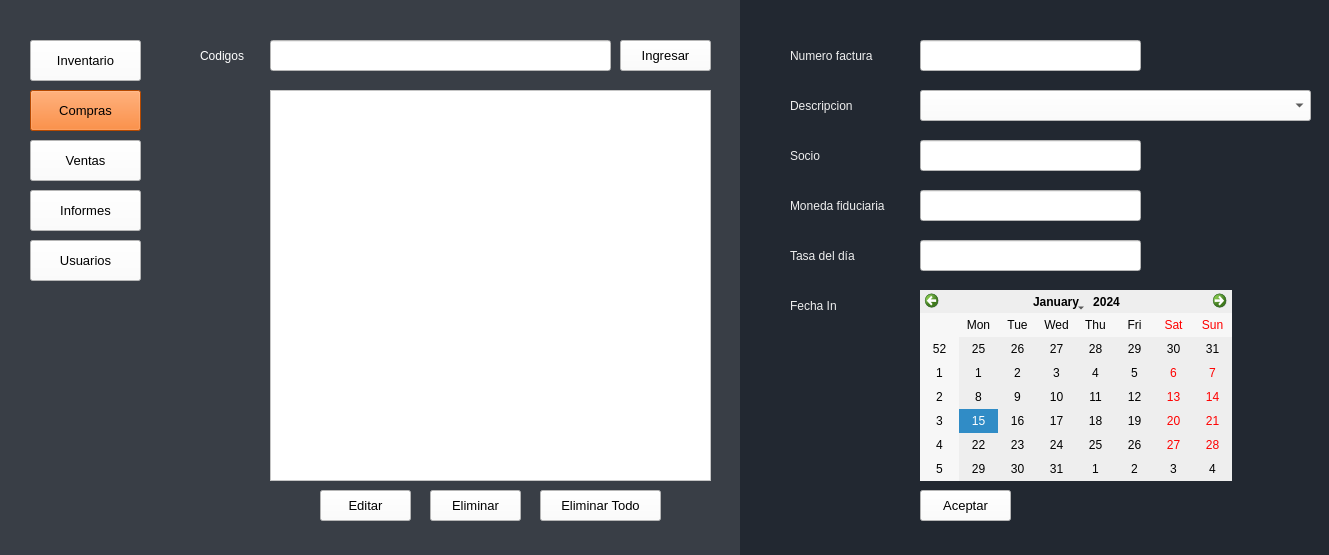
<?xml version="1.0" encoding="UTF-8"?>
<ui version="4.0">
 <class>Compras</class>
 <widget class="QMainWindow" name="Compras">
  <property name="geometry">
   <rect>
    <x>0</x>
    <y>0</y>
    <width>1329</width>
    <height>555</height>
   </rect>
  </property>
  <property name="acceptDrops">
   <bool>false</bool>
  </property>
  <property name="windowTitle">
   <string>Compras</string>
  </property>
  <property name="styleSheet">
   <string notr="true">background-color: rgb(255, 255, 255);</string>
  </property>
  <widget class="QWidget" name="centralwidget">
   <widget class="QLabel" name="label_8">
    <property name="geometry">
     <rect>
      <x>790</x>
      <y>190</y>
      <width>121</width>
      <height>31</height>
     </rect>
    </property>
    <property name="font">
     <font>
      <family>Arial</family>
      <pointsize>9</pointsize>
      <weight>50</weight>
      <bold>false</bold>
     </font>
    </property>
    <property name="styleSheet">
     <string notr="true">background-color: rgb(34, 40, 49);
color: rgb(238, 238, 238);</string>
    </property>
    <property name="text">
     <string>Moneda fiduciaria</string>
    </property>
   </widget>
   <widget class="QLineEdit" name="lineEditCodigos">
    <property name="geometry">
     <rect>
      <x>270</x>
      <y>40</y>
      <width>341</width>
      <height>31</height>
     </rect>
    </property>
    <property name="font">
     <font>
      <family>Arial</family>
      <pointsize>10</pointsize>
      <weight>50</weight>
      <bold>false</bold>
     </font>
    </property>
    <property name="styleSheet">
     <string notr="true">background-color: rgb(255, 255, 255);</string>
    </property>
    <property name="text">
     <string/>
    </property>
   </widget>
   <widget class="QPushButton" name="botonEditar">
    <property name="geometry">
     <rect>
      <x>320</x>
      <y>490</y>
      <width>91</width>
      <height>31</height>
     </rect>
    </property>
    <property name="font">
     <font>
      <family>Arial</family>
      <pointsize>10</pointsize>
      <weight>50</weight>
      <bold>false</bold>
     </font>
    </property>
    <property name="styleSheet">
     <string notr="true">background-color: rgb(255, 255, 255);</string>
    </property>
    <property name="text">
     <string>Editar</string>
    </property>
   </widget>
   <widget class="QLabel" name="label_7">
    <property name="geometry">
     <rect>
      <x>790</x>
      <y>290</y>
      <width>81</width>
      <height>31</height>
     </rect>
    </property>
    <property name="font">
     <font>
      <family>Arial</family>
      <pointsize>9</pointsize>
      <weight>50</weight>
      <bold>false</bold>
     </font>
    </property>
    <property name="styleSheet">
     <string notr="true">background-color: rgb(34, 40, 49);
color: rgb(238, 238, 238);</string>
    </property>
    <property name="text">
     <string>Fecha In</string>
    </property>
   </widget>
   <widget class="QLabel" name="label_4">
    <property name="geometry">
     <rect>
      <x>790</x>
      <y>90</y>
      <width>91</width>
      <height>31</height>
     </rect>
    </property>
    <property name="font">
     <font>
      <family>Arial</family>
      <pointsize>9</pointsize>
      <weight>50</weight>
      <bold>false</bold>
     </font>
    </property>
    <property name="styleSheet">
     <string notr="true">background-color: rgb(34, 40, 49);
color: rgb(238, 238, 238);</string>
    </property>
    <property name="text">
     <string>Descripcion</string>
    </property>
   </widget>
   <widget class="QLabel" name="label_3">
    <property name="geometry">
     <rect>
      <x>200</x>
      <y>40</y>
      <width>61</width>
      <height>31</height>
     </rect>
    </property>
    <property name="font">
     <font>
      <family>Arial</family>
      <pointsize>9</pointsize>
      <weight>50</weight>
      <bold>false</bold>
     </font>
    </property>
    <property name="styleSheet">
     <string notr="true">background-color: rgb(57, 62, 70);
color: rgb(255, 255, 255);</string>
    </property>
    <property name="text">
     <string>Codigos</string>
    </property>
   </widget>
   <widget class="QComboBox" name="comboBoxDescripcion">
    <property name="geometry">
     <rect>
      <x>920</x>
      <y>90</y>
      <width>391</width>
      <height>31</height>
     </rect>
    </property>
    <property name="font">
     <font>
      <family>Arial</family>
      <pointsize>10</pointsize>
      <weight>50</weight>
      <bold>false</bold>
     </font>
    </property>
    <property name="styleSheet">
     <string notr="true">background-color: rgb(255, 255, 255);</string>
    </property>
   </widget>
   <widget class="QLineEdit" name="lineEditSocio">
    <property name="geometry">
     <rect>
      <x>920</x>
      <y>140</y>
      <width>221</width>
      <height>31</height>
     </rect>
    </property>
    <property name="font">
     <font>
      <family>Arial</family>
      <pointsize>10</pointsize>
      <weight>50</weight>
      <bold>false</bold>
     </font>
    </property>
    <property name="styleSheet">
     <string notr="true">background-color: rgb(255, 255, 255);</string>
    </property>
    <property name="text">
     <string/>
    </property>
   </widget>
   <widget class="QPushButton" name="Usuarios">
    <property name="geometry">
     <rect>
      <x>30</x>
      <y>240</y>
      <width>111</width>
      <height>41</height>
     </rect>
    </property>
    <property name="font">
     <font>
      <family>Arial</family>
      <pointsize>10</pointsize>
      <weight>50</weight>
      <bold>false</bold>
     </font>
    </property>
    <property name="styleSheet">
     <string notr="true">background-color: rgb(255, 255, 255);</string>
    </property>
    <property name="text">
     <string>Usuarios</string>
    </property>
   </widget>
   <widget class="QPushButton" name="botonEliminarTodo">
    <property name="geometry">
     <rect>
      <x>540</x>
      <y>490</y>
      <width>121</width>
      <height>31</height>
     </rect>
    </property>
    <property name="font">
     <font>
      <family>Arial</family>
      <pointsize>10</pointsize>
      <weight>50</weight>
      <bold>false</bold>
     </font>
    </property>
    <property name="styleSheet">
     <string notr="true">background-color: rgb(255, 255, 255);</string>
    </property>
    <property name="text">
     <string>Eliminar Todo</string>
    </property>
   </widget>
   <widget class="QCalendarWidget" name="calendarWidget">
    <property name="geometry">
     <rect>
      <x>920</x>
      <y>290</y>
      <width>312</width>
      <height>191</height>
     </rect>
    </property>
    <property name="styleSheet">
     <string notr="true">background-color: rgb(238, 238, 238);
color: rgb(0, 0, 0);</string>
    </property>
   </widget>
   <widget class="QListWidget" name="listWidget">
    <property name="geometry">
     <rect>
      <x>270</x>
      <y>90</y>
      <width>441</width>
      <height>391</height>
     </rect>
    </property>
    <property name="font">
     <font>
      <family>Arial</family>
      <pointsize>10</pointsize>
      <weight>50</weight>
      <bold>false</bold>
     </font>
    </property>
    <property name="styleSheet">
     <string notr="true">background-color: rgb(255, 255, 255);</string>
    </property>
   </widget>
   <widget class="QLineEdit" name="lineEditFactura">
    <property name="geometry">
     <rect>
      <x>920</x>
      <y>40</y>
      <width>221</width>
      <height>31</height>
     </rect>
    </property>
    <property name="font">
     <font>
      <family>Arial</family>
      <pointsize>10</pointsize>
      <weight>50</weight>
      <bold>false</bold>
     </font>
    </property>
    <property name="styleSheet">
     <string notr="true">background-color: rgb(255, 255, 255);</string>
    </property>
    <property name="text">
     <string/>
    </property>
   </widget>
   <widget class="QPushButton" name="botonAceptar">
    <property name="geometry">
     <rect>
      <x>920</x>
      <y>490</y>
      <width>91</width>
      <height>31</height>
     </rect>
    </property>
    <property name="font">
     <font>
      <family>Arial</family>
      <pointsize>10</pointsize>
      <weight>50</weight>
      <bold>false</bold>
     </font>
    </property>
    <property name="styleSheet">
     <string notr="true">background-color: rgb(255, 255, 255);</string>
    </property>
    <property name="text">
     <string>Aceptar</string>
    </property>
   </widget>
   <widget class="QPushButton" name="botonEliminar">
    <property name="geometry">
     <rect>
      <x>430</x>
      <y>490</y>
      <width>91</width>
      <height>31</height>
     </rect>
    </property>
    <property name="font">
     <font>
      <family>Arial</family>
      <pointsize>10</pointsize>
      <weight>50</weight>
      <bold>false</bold>
     </font>
    </property>
    <property name="styleSheet">
     <string notr="true">background-color: rgb(255, 255, 255);</string>
    </property>
    <property name="text">
     <string>Eliminar</string>
    </property>
   </widget>
   <widget class="QPushButton" name="botonVentas">
    <property name="geometry">
     <rect>
      <x>30</x>
      <y>140</y>
      <width>111</width>
      <height>41</height>
     </rect>
    </property>
    <property name="font">
     <font>
      <family>Arial</family>
      <pointsize>10</pointsize>
      <weight>50</weight>
      <bold>false</bold>
     </font>
    </property>
    <property name="styleSheet">
     <string notr="true">background-color: rgb(255, 255, 255);</string>
    </property>
    <property name="text">
     <string>Ventas</string>
    </property>
   </widget>
   <widget class="QPushButton" name="botonCompras">
    <property name="geometry">
     <rect>
      <x>30</x>
      <y>90</y>
      <width>111</width>
      <height>41</height>
     </rect>
    </property>
    <property name="font">
     <font>
      <family>Arial</family>
      <pointsize>10</pointsize>
      <weight>50</weight>
      <bold>false</bold>
     </font>
    </property>
    <property name="styleSheet">
     <string notr="true">background-color: rgb(255, 102, 0);</string>
    </property>
    <property name="text">
     <string>Compras</string>
    </property>
   </widget>
   <widget class="QLineEdit" name="lineEdit_Moneda">
    <property name="geometry">
     <rect>
      <x>920</x>
      <y>190</y>
      <width>221</width>
      <height>31</height>
     </rect>
    </property>
    <property name="font">
     <font>
      <family>Arial</family>
      <pointsize>10</pointsize>
      <weight>50</weight>
      <bold>false</bold>
     </font>
    </property>
    <property name="styleSheet">
     <string notr="true">background-color: rgb(255, 255, 255);</string>
    </property>
    <property name="text">
     <string/>
    </property>
   </widget>
   <widget class="QLabel" name="label">
    <property name="geometry">
     <rect>
      <x>740</x>
      <y>0</y>
      <width>611</width>
      <height>691</height>
     </rect>
    </property>
    <property name="font">
     <font>
      <family>Eras Bold ITC</family>
      <weight>50</weight>
      <bold>false</bold>
     </font>
    </property>
    <property name="styleSheet">
     <string notr="true">background-color: rgb(34, 40, 49);
color: rgb(238, 238, 238);</string>
    </property>
    <property name="text">
     <string/>
    </property>
   </widget>
   <widget class="QLabel" name="label_6">
    <property name="geometry">
     <rect>
      <x>790</x>
      <y>140</y>
      <width>41</width>
      <height>31</height>
     </rect>
    </property>
    <property name="font">
     <font>
      <family>Arial</family>
      <pointsize>9</pointsize>
      <weight>50</weight>
      <bold>false</bold>
     </font>
    </property>
    <property name="styleSheet">
     <string notr="true">background-color: rgb(34, 40, 49);
color: rgb(238, 238, 238);</string>
    </property>
    <property name="text">
     <string>Socio</string>
    </property>
   </widget>
   <widget class="QPushButton" name="botonIngresar">
    <property name="geometry">
     <rect>
      <x>620</x>
      <y>40</y>
      <width>91</width>
      <height>31</height>
     </rect>
    </property>
    <property name="font">
     <font>
      <family>Arial</family>
      <pointsize>10</pointsize>
      <weight>50</weight>
      <bold>false</bold>
     </font>
    </property>
    <property name="styleSheet">
     <string notr="true">background-color: rgb(255, 255, 255);</string>
    </property>
    <property name="text">
     <string>Ingresar</string>
    </property>
   </widget>
   <widget class="QLabel" name="label_9">
    <property name="geometry">
     <rect>
      <x>790</x>
      <y>240</y>
      <width>81</width>
      <height>31</height>
     </rect>
    </property>
    <property name="font">
     <font>
      <family>Arial</family>
      <pointsize>9</pointsize>
      <weight>50</weight>
      <bold>false</bold>
     </font>
    </property>
    <property name="styleSheet">
     <string notr="true">background-color: rgb(34, 40, 49);
color: rgb(238, 238, 238);</string>
    </property>
    <property name="text">
     <string>Tasa del día</string>
    </property>
   </widget>
   <widget class="QLineEdit" name="lineEditTasa">
    <property name="geometry">
     <rect>
      <x>920</x>
      <y>240</y>
      <width>221</width>
      <height>31</height>
     </rect>
    </property>
    <property name="font">
     <font>
      <family>Arial</family>
      <pointsize>10</pointsize>
      <weight>50</weight>
      <bold>false</bold>
     </font>
    </property>
    <property name="styleSheet">
     <string notr="true">background-color: rgb(255, 255, 255);</string>
    </property>
    <property name="text">
     <string/>
    </property>
   </widget>
   <widget class="QPushButton" name="botonInventario">
    <property name="geometry">
     <rect>
      <x>30</x>
      <y>40</y>
      <width>111</width>
      <height>41</height>
     </rect>
    </property>
    <property name="font">
     <font>
      <family>Arial</family>
      <pointsize>10</pointsize>
      <weight>50</weight>
      <bold>false</bold>
     </font>
    </property>
    <property name="styleSheet">
     <string notr="true">background-color: rgb(255, 255, 255);</string>
    </property>
    <property name="text">
     <string>Inventario</string>
    </property>
   </widget>
   <widget class="QLabel" name="label_5">
    <property name="geometry">
     <rect>
      <x>790</x>
      <y>40</y>
      <width>111</width>
      <height>31</height>
     </rect>
    </property>
    <property name="font">
     <font>
      <family>Arial</family>
      <pointsize>9</pointsize>
      <weight>50</weight>
      <bold>false</bold>
     </font>
    </property>
    <property name="styleSheet">
     <string notr="true">background-color: rgb(34, 40, 49);
color: rgb(238, 238, 238);</string>
    </property>
    <property name="text">
     <string>Numero factura</string>
    </property>
   </widget>
   <widget class="QPushButton" name="botonInformes">
    <property name="geometry">
     <rect>
      <x>30</x>
      <y>190</y>
      <width>111</width>
      <height>41</height>
     </rect>
    </property>
    <property name="font">
     <font>
      <family>Arial</family>
      <pointsize>10</pointsize>
      <weight>50</weight>
      <bold>false</bold>
     </font>
    </property>
    <property name="styleSheet">
     <string notr="true">background-color: rgb(255, 255, 255);</string>
    </property>
    <property name="text">
     <string>Informes</string>
    </property>
   </widget>
   <widget class="QLabel" name="label_2">
    <property name="geometry">
     <rect>
      <x>0</x>
      <y>-8</y>
      <width>741</width>
      <height>571</height>
     </rect>
    </property>
    <property name="styleSheet">
     <string notr="true">background-color: rgb(57, 62, 70);</string>
    </property>
    <property name="text">
     <string/>
    </property>
   </widget>
   <zorder>label_2</zorder>
   <zorder>label</zorder>
   <zorder>label_8</zorder>
   <zorder>lineEditCodigos</zorder>
   <zorder>botonEditar</zorder>
   <zorder>label_7</zorder>
   <zorder>label_4</zorder>
   <zorder>label_3</zorder>
   <zorder>comboBoxDescripcion</zorder>
   <zorder>lineEditSocio</zorder>
   <zorder>Usuarios</zorder>
   <zorder>botonEliminarTodo</zorder>
   <zorder>calendarWidget</zorder>
   <zorder>listWidget</zorder>
   <zorder>lineEditFactura</zorder>
   <zorder>botonAceptar</zorder>
   <zorder>botonEliminar</zorder>
   <zorder>botonVentas</zorder>
   <zorder>botonCompras</zorder>
   <zorder>lineEdit_Moneda</zorder>
   <zorder>label_6</zorder>
   <zorder>botonIngresar</zorder>
   <zorder>label_9</zorder>
   <zorder>lineEditTasa</zorder>
   <zorder>botonInventario</zorder>
   <zorder>label_5</zorder>
   <zorder>botonInformes</zorder>
  </widget>
 </widget>
 <resources/>
 <connections/>
</ui>
